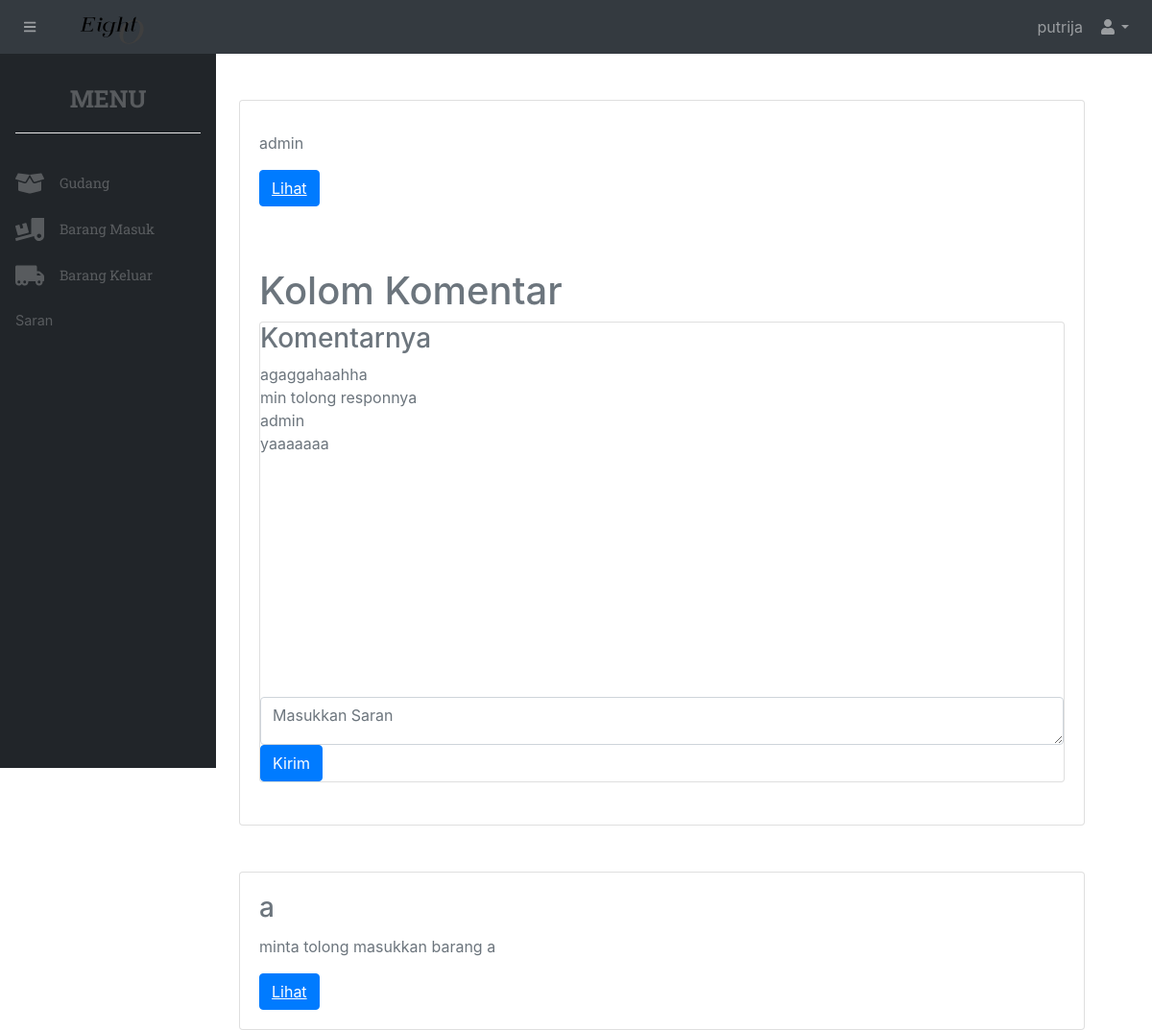
/stockbarang/saran.php?id=20&balas=true (signed in), run on the app's committed database.
### tables this page shows
CREATE TABLE `saran` (
  `idsaran` int(11) NOT NULL,
  `iduser` int(11) NOT NULL,
  `isi` text NOT NULL,
  `waktu` varchar(255) NOT NULL,
  `tujuan` varchar(255) NOT NULL DEFAULT 'umum',
  `level` varchar(255) NOT NULL
);

CREATE TABLE `akun` (
  `id` int(20) NOT NULL,
  `username` varchar(20) NOT NULL,
  `email` varchar(100) NOT NULL,
  `password` text NOT NULL,
  `level` varchar(5) NOT NULL,
  `code` varchar(255) NOT NULL
);

### stockbarang/saran.php (the view, shortened to what this page needs)
<?php
    include "include/header.php";
?>
<?php
$ambil = $koneksi -> query("SELECT * FROM saran JOIN akun ON saran.iduser = akun.id ORDER BY waktu DESC");
$sudahada = [];
while ($pecah = $ambil -> fetch_assoc()) { ?>
<div style="width: 100%;" class="mt-5">
    <?php if(!in_array($pecah['username'], $sudahada)&&($pecah['level']!='admin')) : ?>
    <div style="width: 100%;" class="">
        <div style="width: 95%;" class="card">
            <div class="card-body">
                <h3 class="card-title"><?php echo $pecah['username'] ?></h3>
                <p class="card-text"><?php echo $pecah['isi'] ?></p>
                <a href="saran.php?id=<?php echo $pecah['id'] ?>&balas=true" class="btn btn-primary">Lihat</a>
            </div>
            <?php if(isset($_GET['balas'])): ?>
            <?php if($_GET['id'] == $pecah['id']): ?>
            <div class="card-body">
                <?php
                    $idpengguna = $pecah['id'];
                    $iduser = $_SESSION['iduser'];
                    $result = mysqli_query($koneksi, "SELECT * FROM saran WHERE (iduser = '$iduser' AND tujuan = '$idpengguna') OR iduser = '$idpengguna'");
                    $rows = [];
                    while($row = mysqli_fetch_assoc($result)) {
                        $rows[] = $row;
                    }
                    $komennya = $rows;
                ?>
                <h1 class="mt-4">Kolom Komentar</h1>
                <div class="card mb-4">
                <h3>Komentarnya</h3>
                <div style="width: 50%;height:300px;">
                    <?php foreach($komennya as $kmn): ?>
                        <div>
                                <?= $kmn['isi']; ?>
                        </div>
                    <?php endforeach; ?>
                </div>
                <div class="table-responsive mt-5">
                    <form action="" method="post">
                        <textarea style="height: 50px;" placeholder="Masukkan Saran" name="isi" id="isi" class="form-control" rows="10"></textarea>
                        <button name="kirim" class="btn btn-primary" type="submit">Kirim</button>
                    </form>
                </div>
            </div>
            <?php endif; ?>
            <?php endif; ?>
        </div>
    </div>
    <?php else: ?>
    <?php endif; ?>
    <?php $sudahada[] = $pecah['username']; ?>
</div>
<?php } ?>
<?php
    include "include/footer.php";
?>

### data on the page
saran: isi "admin"
saran: isi "agaggahaahha"
saran: isi "min tolong responnya"
saran: isi "yaaaaaaa"
saran: iduser.username "a", isi "minta tolong masukkan barang a"

### other printed values
$_SESSION[username] "putrija"
